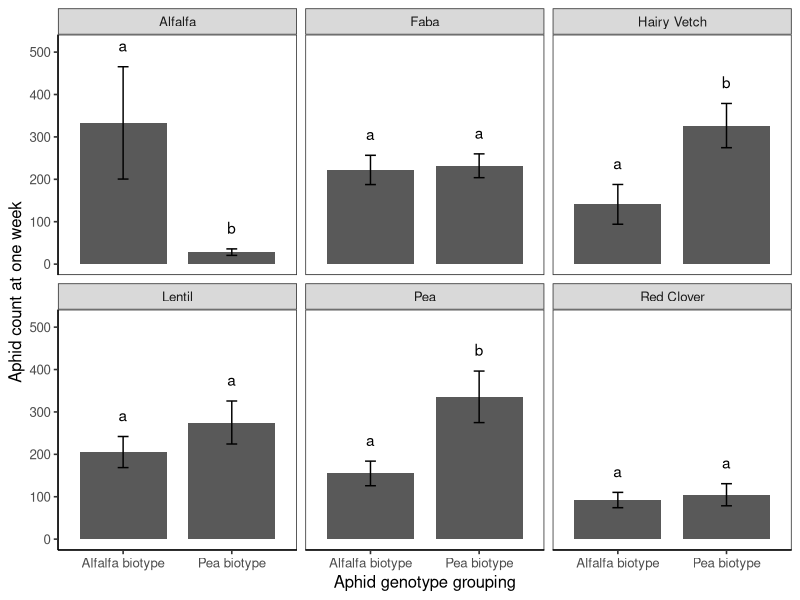
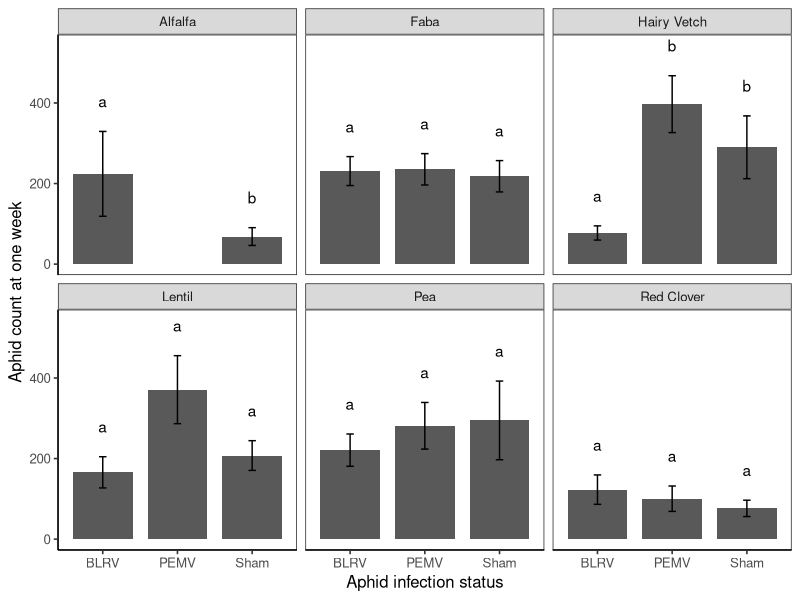

Reproduce these figures in R, in order.

# Fig 1
library("lme4")
library("car")
library("multcomp")
library("ggplot2")
library("emmeans")
library("MASS")
library("tidyverse")
library("plotrix")

bf <- read.csv("./Data/big five Logan check.csv")

bf$Genotype <- as.factor(bf$Genotype)

# First model
both.bio.mod <- glm.nb(Counts ~ Biotype * Plant * virus, data = bf)
summary(both.bio.mod)
Anova(both.bio.mod)

both.bio.aic <- stepAIC(both.bio.mod)
both.bio.aic$anova

#Final model
final.bio.mod <- glm.nb(Counts ~ Biotype + Plant + virus + Biotype:Plant + Plant:virus, data = bf)

Anova(final.bio.mod)


# Means and SE for biotype by plant

Fig1a <- bf %>% group_by(Biotype, Plant) %>%
  summarise(mean= mean(Counts), SEM = std.error(Counts, na.rm=TRUE)) %>% as.data.frame()



# Fig 1a ########
# Biotype by plant figure

both.bio.cld <- cld(emmeans(final.bio.mod, ~ Biotype|Plant, type="response"), sort=FALSE, Letters=c("abc"))
both.bio.cld

# edit emmean object so it makes ggplot happy
both.bio.cld$.group=gsub(" ", "", both.bio.cld$.group)
both.bio.cld$emmean <- both.bio.cld$response


# join cld with raw mean and se
Fig1a <- left_join(x=Fig1a, y=both.bio.cld, by = c("Biotype","Plant"))

# fix tukey letters "a" and "b" in alfalfa manually
Fig1a$.group <- ifelse(Fig1a$.group == "", c("b", "a")[cumsum(Fig1a$.group == "") %% 2 + 1], Fig1a$.group)

# make ggplot figure based on post hoc tests above
plot1_a <- ggplot(Fig1a, aes(x=Biotype, y=mean)) +
  geom_bar(stat="identity", width=0.8, position="dodge") +
  geom_errorbar(aes(ymin=mean-(SEM), ymax=mean+(SEM)), position=position_dodge(0.8), width=0.1) +
  theme_bw(base_size = 12) + 
  theme(panel.grid.major = element_blank(),
        panel.grid.minor = element_blank(), axis.line = element_line(colour = "black")) +
  labs(y="Aphid count at one week", x="Aphid genotype grouping") + 
  scale_fill_grey() +
  theme(axis.line.x = element_line(color="black", size = 0.5),
        axis.line.y = element_line(color="black", size = 0.5)) +
  geom_text(aes(x = Biotype, y = (mean+SEM+50), label = .group), position=position_dodge(width=0.8)) +
  scale_x_discrete(labels=c("pea" = "Pea biotype", "alf" = "Alfalfa biotype")) +
  facet_wrap(~Plant) 
plot1_a



# Fig 1b #####
# Plant by virus figure

fig1b_cld <- cld(emmeans(final.bio.mod, ~ virus|Plant, type="response"), sort=FALSE, Letters=c("abc"))
fig1b_cld

# edit emmean object so it makes ggplot happy
fig1b_cld$.group=gsub(" ", "", fig1b_cld$.group)
fig1b_cld$emmean <- fig1b_cld$response


# Means and SE for biotype by plant

Fig1b <- bf %>% group_by(virus, Plant) %>%
  summarise(mean = mean(Counts), SEM = std.error(Counts, na.rm=TRUE)) %>% as.data.frame()

# join cld with raw mean and se
Fig1b <- left_join(x=Fig1b, y=fig1b_cld, by = c("virus","Plant"))


# ggplot object

plot_1b <- ggplot(Fig1b, aes(x=virus, y=mean)) +
  geom_bar(stat="identity", width=0.8, position="dodge") +
  geom_errorbar(aes(ymin=mean-(SEM), ymax=mean+(SEM)), position=position_dodge(0.8), width=0.1) +
  theme_bw(base_size = 12) + 
  theme(panel.grid.major = element_blank(),
        panel.grid.minor = element_blank(), axis.line = element_line(colour = "black")) +
  labs(y="Aphid count at one week", x="Aphid infection status") + 
  scale_fill_grey() +
  theme(axis.line.x = element_line(color="black", size = 0.5),
        axis.line.y = element_line(color="black", size = 0.5)) +
  geom_text(aes(x = virus, y = (mean+SEM+75), label = .group), position=position_dodge(width=0.8)) +
  facet_wrap(~Plant)
plot_1b
